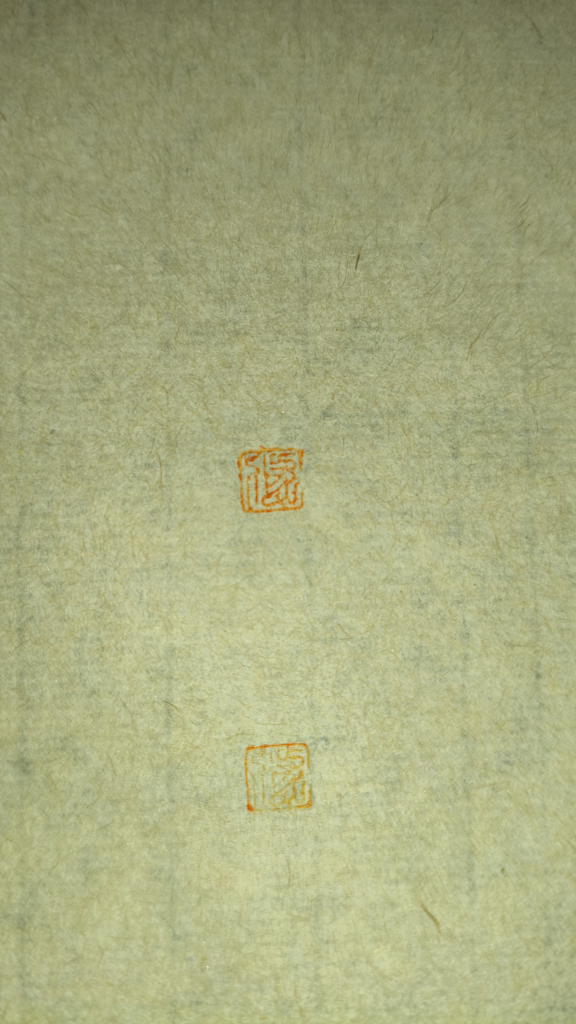
#> input picture name.jpg, 2304 x 4096 px (shown at 1/4 size)
$ python paper_tile.py
#> lines starting #> are read from the running program, lines starting #| are printed output that depends on the picture
"""Build a seamless rice-paper tile from the blank area of the seal photo."""
from pathlib import Path

import cv2
import numpy as np

ROOT = Path(__file__).resolve().parents[1]
SRC = ROOT / "name.jpg"
TILE = 600
CREAM = np.array([234, 243, 247], np.float32)  # BGR target paper colour

im = cv2.imdecode(np.fromfile(str(SRC), dtype=np.uint8), cv2.IMREAD_COLOR)
#> im is the input picture: shape (4096, 2304, 3); mean B, G, R 126.8, 170.5, 166.9
patch = im[600:1500, 1300:2200]
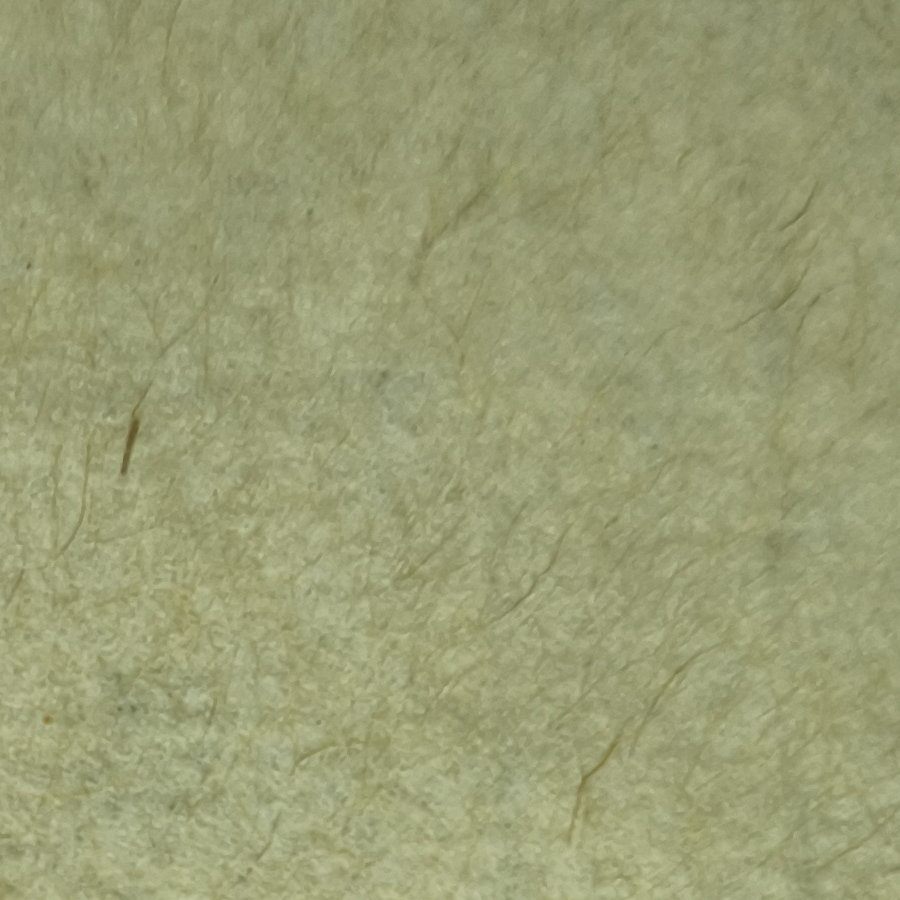
#> patch: shape (900, 900, 3); mean B, G, R 116.8, 157.4, 154.1
patch = cv2.resize(patch, (TILE, TILE), interpolation=cv2.INTER_AREA).astype(np.float32)
#> patch: shape (600, 600, 3) float32

# remove uneven lighting, keep the fibre detail
blur = cv2.GaussianBlur(patch, (0, 0), 30)
flat = patch / np.maximum(blur, 1.0)
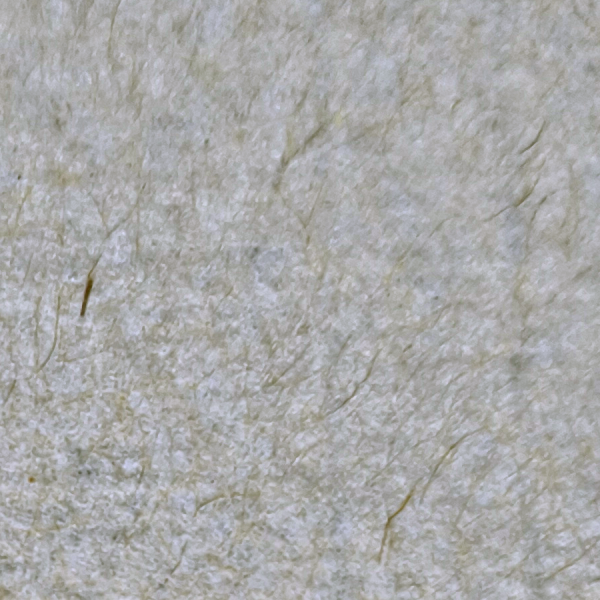
#> flat: shape (600, 600, 3) float32; mean B, G, R 1, 1, 1; drawn with min black and max white
detail = patch - blur

paper = CREAM[None, None, :] * flat + detail * 0.55
paper = np.clip(paper, 0, 255)
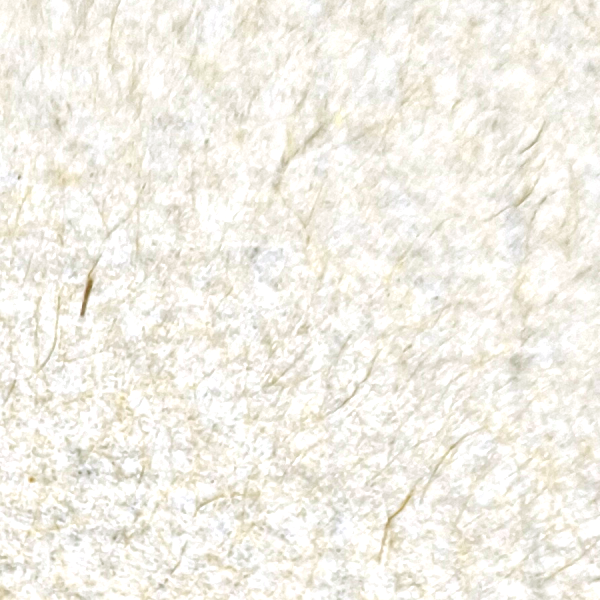
#> paper: shape (600, 600, 3) float32; mean B, G, R 232.8, 241.4, 244.6

# mirror-tile so the texture repeats without a visible seam
top = np.concatenate([paper, paper[:, ::-1]], axis=1)
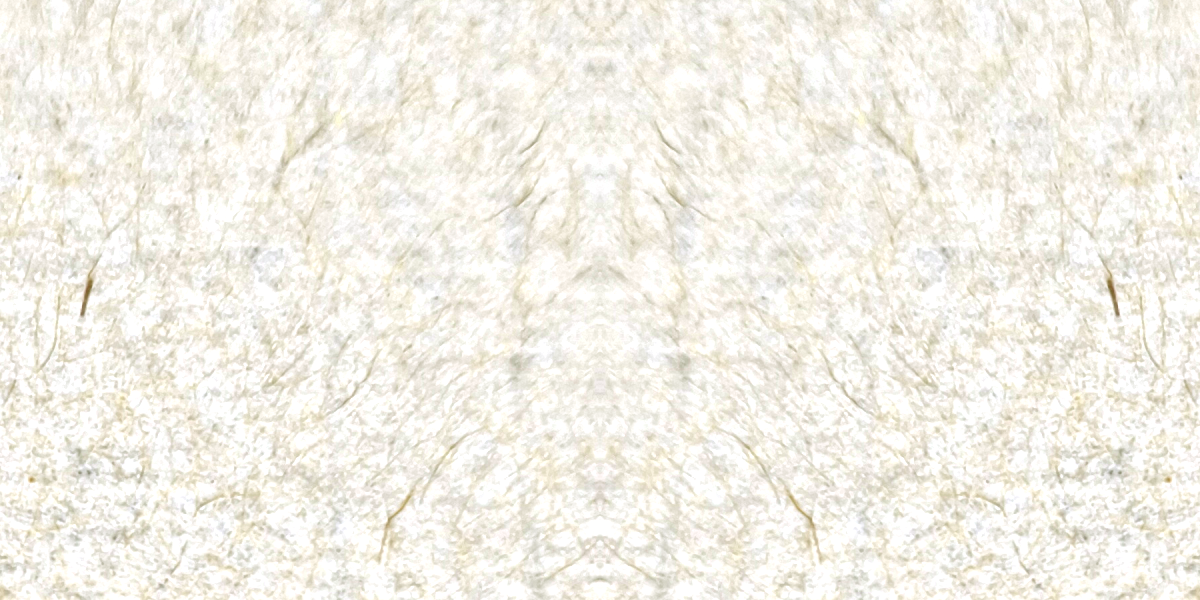
#> top: shape (600, 1200, 3) float32; mean B, G, R 232.8, 241.5, 244.7
bottom = top[::-1]
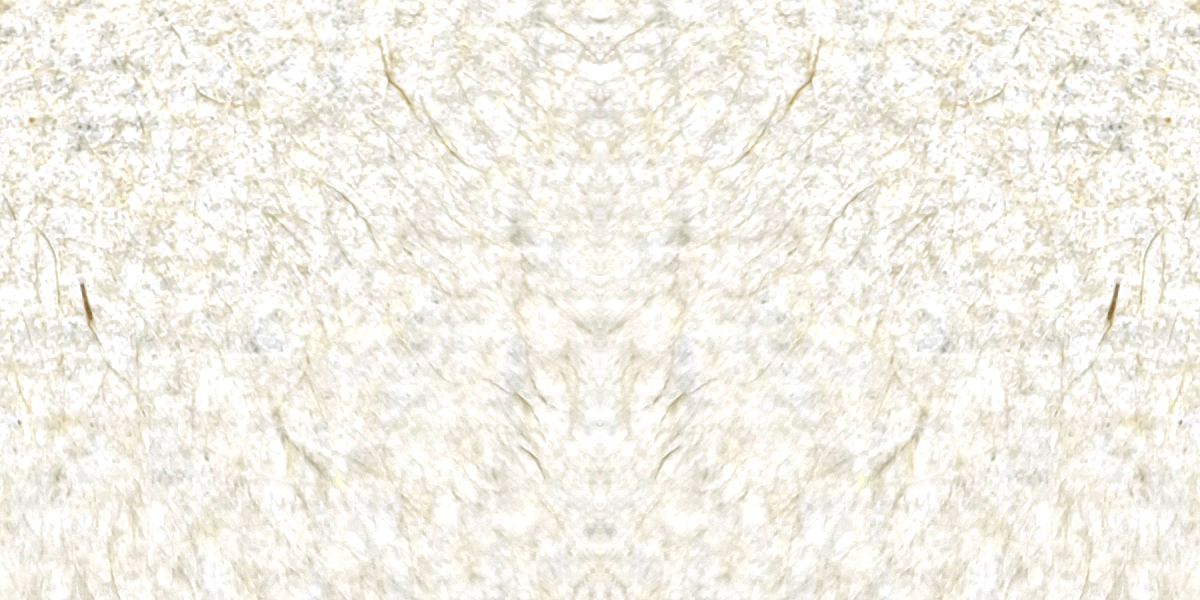
#> bottom: shape (600, 1200, 3) float32; mean B, G, R 232.8, 241.5, 244.6
tile = np.concatenate([top, bottom], axis=0).astype(np.uint8)
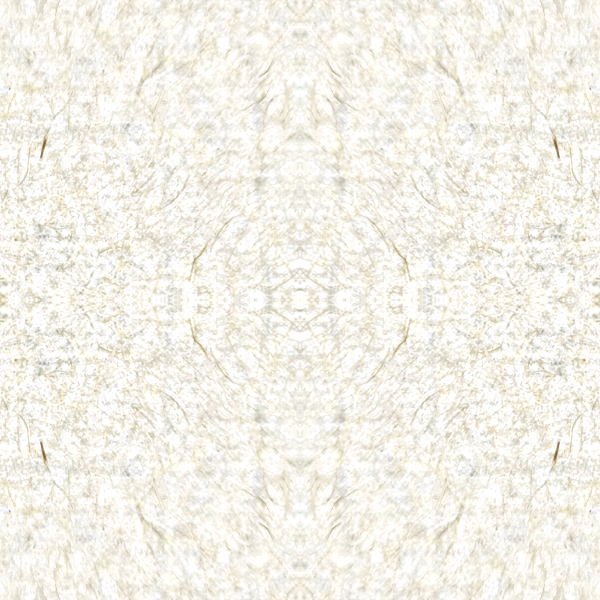
#> tile: shape (1200, 1200, 3) (shown at 1/2 size); mean B, G, R 232.2, 240.9, 244

for out in (ROOT / "assets" / "paper.jpg", ROOT / "preview" / "assets" / "paper.jpg"):
    cv2.imencode(".jpg", tile, [cv2.IMWRITE_JPEG_QUALITY, 88])[1].tofile(str(out))
    print("saved", out)

small = cv2.resize(tile, (520, 520), interpolation=cv2.INTER_AREA)
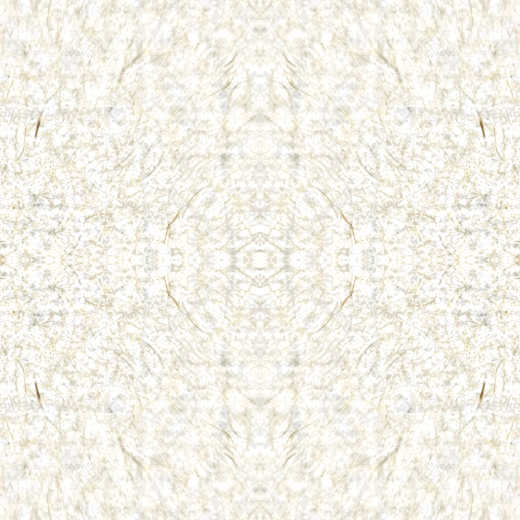
#> small: shape (520, 520, 3); mean B, G, R 232.2, 240.9, 244
cv2.imencode(".jpg", small, [cv2.IMWRITE_JPEG_QUALITY, 88])[1].tofile(str(ROOT / "build" / "paper_preview.jpg"))
